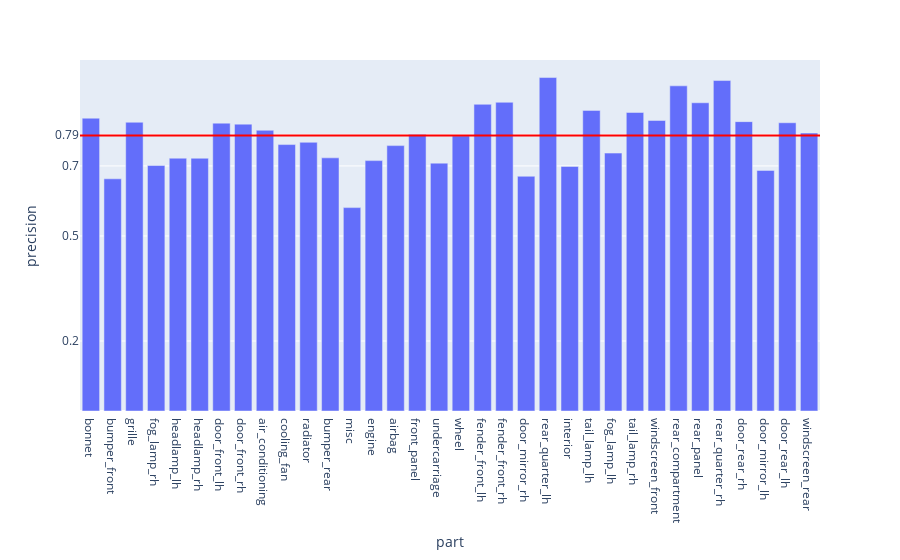

The code cell stored with this chart in its notebook:
### Code cell
fig = px.bar(evalMetrics, x = 'part', y = 'precision')

fig.add_hline(y=avgPrecision, line_width=2, line_color="red")

fig.update_layout(
    yaxis = dict(
        tickmode = 'array',
        tickvals = [np.format_float_positional(avgPrecision, 2), 0.2, 0.5, 0.7],
    )
)
fig

### Figure 1 — Plotly figure (JSON) as saved in the notebook; plotly's stock layout.template omitted (floating-point values rounded to 4 significant figures)
{"data": [{"alignmentgroup": "True", "hovertemplate": "part=%{x}<br>precision=%{y}<extra></extra>", "legendgroup": "", "marker": {"color": "#636efa", "pattern": {"shape": ""}}, "name": "", "offsetgroup": "", "orientation": "v", "showlegend": false, "textposition": "auto", "type": "bar", "x": ["bonnet", "bumper_front", "grille", "fog_lamp_rh", "headlamp_lh", "headlamp_rh", "door_front_lh", "door_front_rh", "air_conditioning", "cooling_fan", "radiator", "bumper_rear", "misc", "engine", "airbag", "front_panel", "undercarriage", "wheel", "fender_front_lh", "fender_front_rh", "door_mirror_rh", "rear_quarter_lh", "interior", "tail_lamp_lh", "fog_lamp_lh", "tail_lamp_rh", "windscreen_front", "rear_compartment", "rear_panel", "rear_quarter_rh", "door_rear_rh", "door_mirror_lh", "door_rear_lh", "windscreen_rear"], "xaxis": "x", "y": [0.8363, 0.6631, 0.8247, 0.7011, 0.7221, 0.7219, 0.8221, 0.8193, 0.8017, 0.761, 0.7675, 0.723, 0.5809, 0.7151, 0.758, 0.7901, 0.708, 0.7861, 0.876, 0.8817, 0.6704, 0.9524, 0.6986, 0.8586, 0.7366, 0.8527, 0.8298, 0.9287, 0.8803, 0.9439, 0.8265, 0.6872, 0.8233, 0.7939], "yaxis": "y"}], "layout": {"barmode": "relative", "legend": {"tracegroupgap": 0}, "margin": {"t": 60}, "shapes": [{"line": {"color": "red", "width": 2}, "type": "line", "x0": 0, "x1": 1, "xref": "x domain", "y0": 0.7865, "y1": 0.7865, "yref": "y"}], "xaxis": {"anchor": "y", "domain": [0, 1], "title": {"text": "part"}}, "yaxis": {"anchor": "x", "domain": [0, 1], "tickmode": "array", "tickvals": ["0.79", 0.2, 0.5, 0.7], "title": {"text": "precision"}}}}
